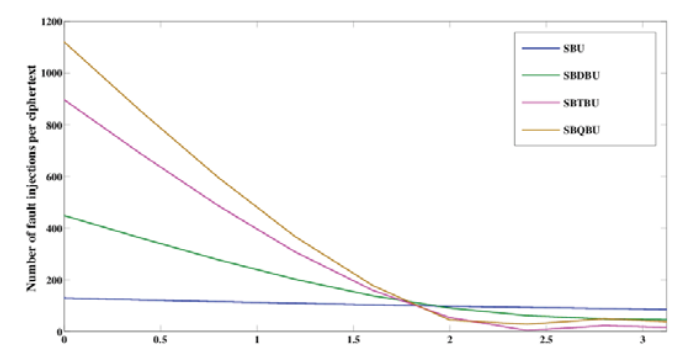
//> input picture test6.png, 678 x 345 px
$ ./graph_separation   (built with g++ and OpenCV 4)
//> lines starting //> are read from the running program, lines starting //| are printed output that depends on the picture
#include "opencv2/core/core.hpp"
#include "opencv2/highgui/highgui.hpp"
#include <opencv2/opencv.hpp>
#include <opencv2/imgproc/imgproc.hpp>
#include <opencv2/objdetect/objdetect.hpp>
#include "opencv2/video/tracking.hpp"

#include <deque>
#include <iostream>
#include <fstream>

using namespace cv;
using namespace std;

#define min_pixels 1000
#define max_pixels 1000

// [76 lines left out: functions rgb2hsv, grouping, not called in this run]

Mat clusterimage(Mat img)
{
	Mat src = img.clone();
  Mat samples(src.rows * src.cols, 3, CV_32F);
  for( int y = 0; y < src.rows; y++ )
    for( int x = 0; x < src.cols; x++ )
      for( int z = 0; z < 3; z++)
        samples.at<float>(y + x*src.rows, z) = src.at<Vec3b>(y,x)[z];


  int clusterCount = 8;
  Mat labels;
  int attempts = 5;
  Mat centers;
  kmeans(samples, clusterCount, labels, TermCriteria(CV_TERMCRIT_ITER|CV_TERMCRIT_EPS, 10000, 0.0001), attempts, KMEANS_PP_CENTERS, centers );


  Mat new_image( src.size(), src.type() );
  for( int y = 0; y < src.rows; y++ )
    for( int x = 0; x < src.cols; x++ )
    {
      int cluster_idx = labels.at<int>(y + x*src.rows,0);
      new_image.at<Vec3b>(y,x)[0] = centers.at<float>(cluster_idx, 0);
      new_image.at<Vec3b>(y,x)[1] = centers.at<float>(cluster_idx, 1);
      new_image.at<Vec3b>(y,x)[2] = centers.at<float>(cluster_idx, 2);
    }
  imshow( "clustered image", new_image );
  return new_image;
}
Mat enhance(Mat img)
{
	int alpha=1.2,beta=10;
	Mat img1=img.clone();
	Mat image=img.clone();
	GaussianBlur(img1, image, cv::Size(0, 0), 3);
	addWeighted(img1, 1.5, image, -0.5, 0, image);
	// [12 lines of commented-out code are left out]
	imshow("enhanced2",image);
    return image;

}

int main()
{
	Mat img;
	img=imread("test6.png",CV_LOAD_IMAGE_COLOR);
//> img is the input picture: 345 rows x 678 cols, CV_8UC3; mean B, G, R 249.3, 249.3, 249.5
	Mat enhanced=enhance(img);
//> in enhance, `GaussianBlur(img1, image, cv::Size(0, 0), 3);`:
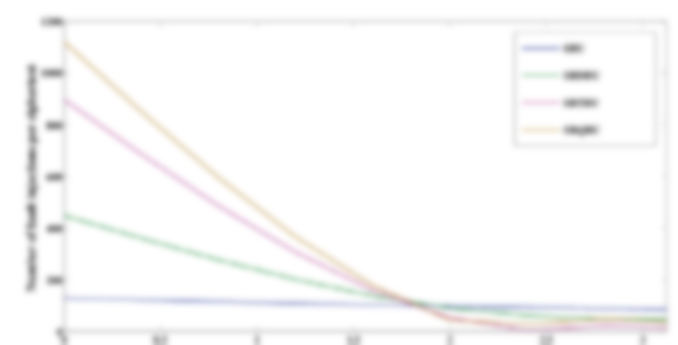
//> image: 345 rows x 678 cols, CV_8UC3; mean B, G, R 249.3, 249.3, 249.5
//> in enhance, `addWeighted(img1, 1.5, image, -0.5, 0, image);`:
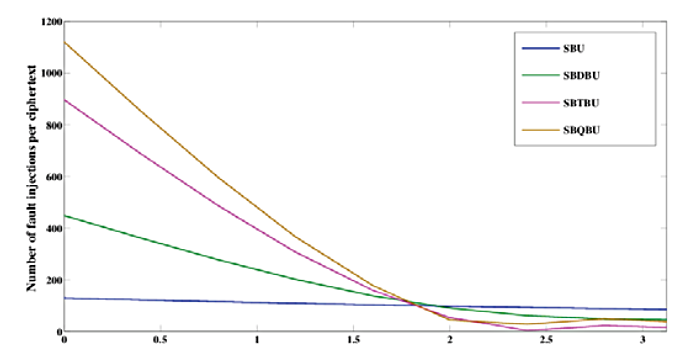
//> image: 345 rows x 678 cols, CV_8UC3; mean B, G, R 248.2, 248.2, 248.5
	Mat img2=clusterimage(enhanced);
//> in clusterimage, `kmeans(samples, clusterCount, labels, TermCriteria(CV_TERMCRIT_ITER|CV..`: centers = [[255.6, 255.6, 255.6], [62.38, 139, 185.1], [69.23, 108.3, 61.29], [218.1, 217, 220.1], [142.2, 118.8, 99.6], [172.1, 174.8, 171.5], [16.67, 16.83, 15.96], [172.4, 108.2, 197.1]]
//> after the loop in clusterimage, `for( int y = 0; y < src.rows; y++ )`:
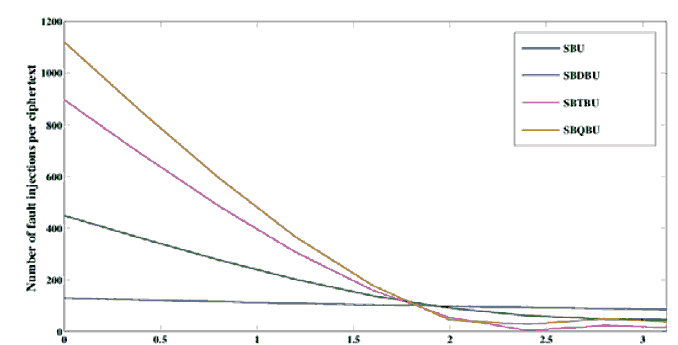
//> new_image: 345 rows x 678 cols, CV_8UC3; mean B, G, R 248.3, 248.3, 248.5
	//Mat img2=clusterimage(img);
	//Mat img1=rgb2hsv(img2);
	//grouping(img1);
	imshow("Window",img);
	//imshow("hsv",img1);
	waitKey(0);
}

$ run again, with test3.png copied over test6.png
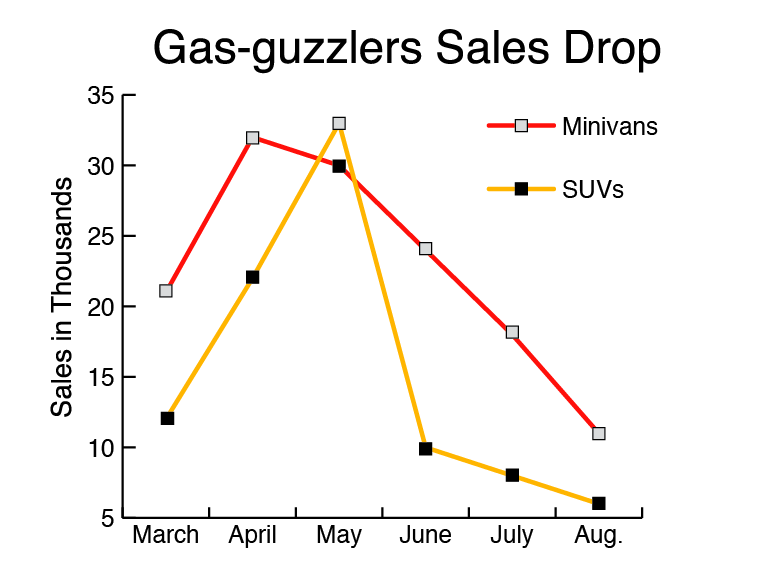
//> input picture test3.png, 761 x 584 px
//> img is the input picture: 584 rows x 761 cols, CV_8UC3; mean B, G, R 242.5, 244.1, 246.2
//> in enhance, `GaussianBlur(img1, image, cv::Size(0, 0), 3);`:
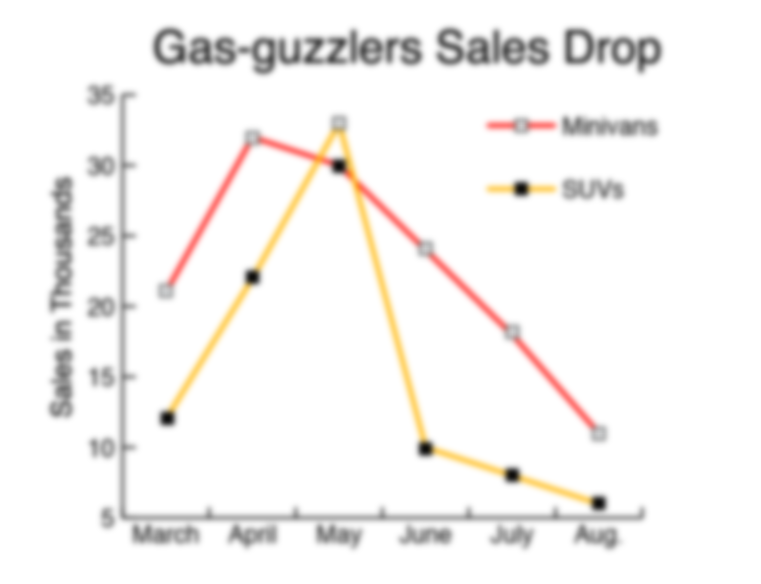
//> image: 584 rows x 761 cols, CV_8UC3; mean B, G, R 242.5, 244.1, 246.2
//> centers = [[255.8, 255.8, 255.8], [2, 1.96, 1.91], [3.24, 3.99, 254.5], [136.9, 136.4, 135.7], [0.855, 167.1, 254.8], [197.4, 202.2, 209.5], [87.23, 87.28, 87.41], [96.76, 173.2, 254.9]]

$ run again, with test5.png copied over test6.png
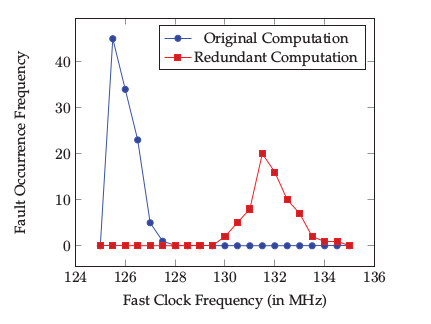
//> input picture test5.png, 431 x 324 px
//> img is the input picture: 324 rows x 431 cols, CV_8UC3; mean B, G, R 244.8, 244.1, 245.8
//> in enhance, `GaussianBlur(img1, image, cv::Size(0, 0), 3);`:
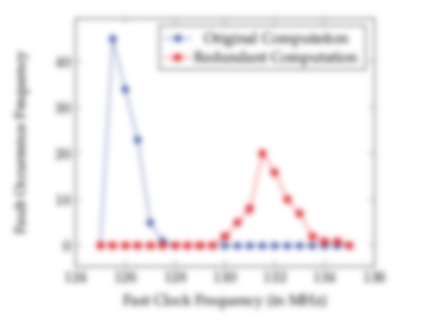
//> image: 324 rows x 431 cols, CV_8UC3; mean B, G, R 244.8, 244.1, 245.8
//> in enhance, `addWeighted(img1, 1.5, image, -0.5, 0, image);`:
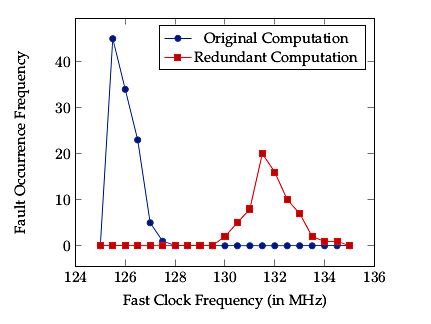
//> image: 324 rows x 431 cols, CV_8UC3; mean B, G, R 242.8, 242, 243.9
//> centers = [[255.5, 255.4, 255.4], [1.98, 1.81, 2.48], [142, 39.46, 11.67], [3.53, 3.27, 216.4], [218, 211.7, 213.2], [125.9, 111.2, 107.9], [170.3, 159.6, 164.1], [62.34, 61.42, 65.08]]

$ run again, with test7.png copied over test6.png
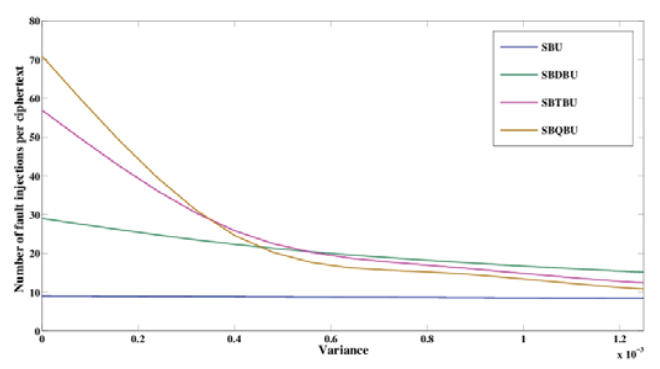
//> input picture test7.png, 660 x 369 px
//> img is the input picture: 369 rows x 660 cols, CV_8UC3; mean B, G, R 249.4, 249.3, 249.6
//> in enhance, `GaussianBlur(img1, image, cv::Size(0, 0), 3);`:
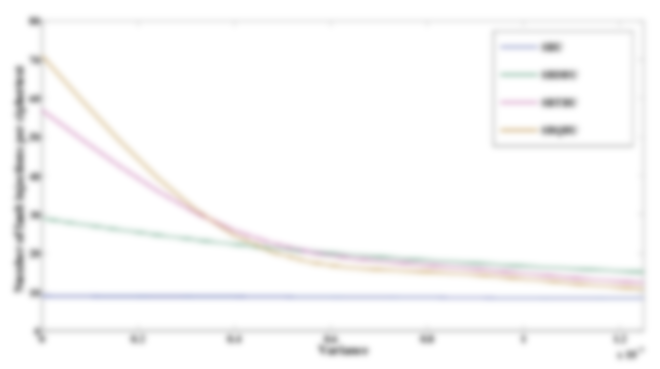
//> image: 369 rows x 660 cols, CV_8UC3; mean B, G, R 249.4, 249.3, 249.6
//> in enhance, `addWeighted(img1, 1.5, image, -0.5, 0, image);`:
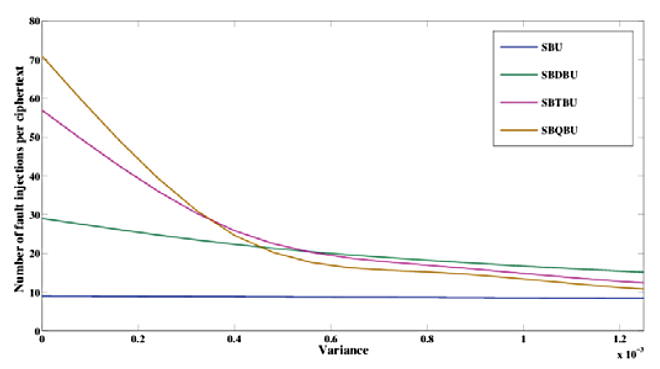
//> image: 369 rows x 660 cols, CV_8UC3; mean B, G, R 248.3, 248.1, 248.5
//> centers = [[18.19, 18.06, 17.98], [255.6, 255.5, 255.6], [151.7, 138, 123.4], [219.5, 218.5, 221.9], [102.6, 96.27, 76.39], [168.4, 98.93, 193.6], [69.67, 146.4, 189.8], [185.3, 185.8, 187.6]]
